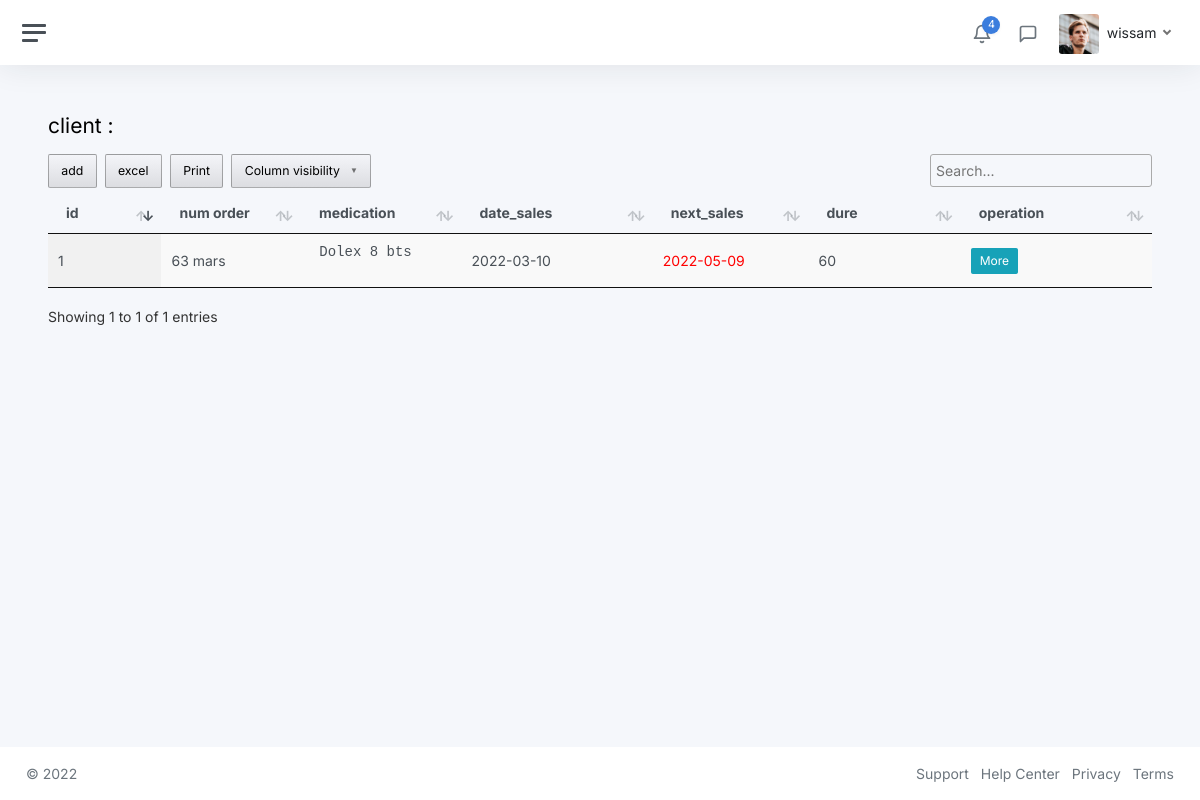
Page /client.php?id=1 (signed in) on the committed database.
### tables this page shows
CREATE TABLE `sales` (
  `id` int(11) NOT NULL,
  `id_pharm` int(11) DEFAULT NULL,
  `id_client` int(11) DEFAULT NULL,
  `client` int(11) DEFAULT NULL,
  `medication` text DEFAULT NULL,
  `num_order` text DEFAULT NULL,
  `dure` int(11) DEFAULT NULL,
  `sales_date` text DEFAULT NULL,
  `next_date` text DEFAULT NULL,
  `note` text DEFAULT NULL,
  `img` text DEFAULT NULL,
  `sales_id` int(11) DEFAULT NULL,
  `creat_date` timestamp NOT NULL DEFAULT current_timestamp()
);

### client.php (the view, shortened to what this page needs)
<?php
if (isset($_GET['id'])) {
    $id = $_GET['id'];
    $name = $_GET['name'];
}
?>
<!DOCTYPE html>
<html lang="en">
<head>
    <link href="/assest/boot/dist/css/bootstrap.min.css" rel="stylesheet">
    <link rel="stylesheet" type="text/css" href="/css/datatables.min.css" />
    <link rel="stylesheet" type="text/css" href="/css/main.css" />
    <link rel="stylesheet" type="text/css" href="/css/buttons.dataTables.min.css">
    <link rel="stylesheet" type="text/css" href="/css/jquery.dataTables.min.css">
    <link href="css/app.css" rel="stylesheet">
    <link href="/assest/fontawesome/css/all.css" rel="stylesheet">
        <?php
        include "includes/conn.php";
        ?>
</head>
<body>
    <div class="wrapper">
        <div class="main">
            <nav class="navbar navbar-expand navbar-light navbar-bg">
                <a class="sidebar-toggle js-sidebar-toggle">
                    <i class="hamburger align-self-center"></i>
                </a>
                <div class="navbar-collapse collapse">
                    <ul class="navbar-nav navbar-align">
                        <li class="nav-item dropdown">
                            <a class="nav-icon dropdown-toggle" href="#" id="alertsDropdown" data-bs-toggle="dropdown">
                                <div class="position-relative">
                                    <i class="align-middle" data-feather="bell"></i>
                                    <span class="indicator">4</span>
                                </div>
                            </a>
                        </li>
                        <li class="nav-item dropdown">
                            <a class="nav-icon dropdown-toggle" href="#" id="messagesDropdown" data-bs-toggle="dropdown">
                                <div class="position-relative">
                                    <i class="align-middle" data-feather="message-square"></i>
                                </div>
                            </a>
                        </li>
                        <li class="nav-item dropdown">
                            <a class="nav-link dropdown-toggle d-none d-sm-inline-block" href="#" data-bs-toggle="dropdown">
                                <img src="img/avatars/avatar.jpg" class="avatar img-fluid rounded me-1" alt="Charles Hall" /> <span class="text-dark"><?php echo $_SESSION["name"] ?></span>
                            </a>
                        </li>
                    </ul>
                </div>
            </nav>
            <main class="content">
                <h1 class="h3 mb-3">client : <?php echo $name;  ?></h1>
                <div class="row">
                    <table id="donate" style="width:100%" class="display" class="display table table-hover my-0">
                        <thead>
                            <tr>
                                <th>id</th>
                                <th>num order</th>
                                <th>medication</th>
                                <th>date_sales</th>
                                <th>next_sales</th>
                                <th>dure</th>
                                <th>operation</th>
                            </tr>
                        </thead>
                        <tbody>
                            <?php
                            $temp = $_SESSION["id"];
                            $sql =  "SELECT * FROM `sales` where id_pharm= '$temp' AND  client='$id'";
                            $result = $pharm->query($sql);
                            if ($result->num_rows > 0) {
                                while ($row = $result->fetch_assoc()) {
                                    echo "<tr class='sill'>";
                                    echo "<td>" . $row['id'] . "</td>";
                                    echo "<td>" . $row['num_order'] . "</td>";
                                    echo "<td><pre >" . $row['medication'] . $row['note'] . "</pre ></td>";
                                    echo "<td>" . $row['sales_date'] . "</td>";
                                    echo "<td style='color:red;'>" . $row['next_date'] . "</td>";
                                    echo "<td>" . $row['dure'] . "</td>";
                                    echo
                                    "<td class='operation'>
<button onclick=\"sales_edit(" . $row['id'] . ")\" class='btn btn-info btn-sm edit btn-flat'  data-bs-toggle='modal' data-bs-target='#myedit' >More</button>";
                                    echo "</tr> ";
                                }
                            }
                            ?>
                        </tbody>
                    </table>
                </div>
            </main>
            <footer class="footer">
                <div class="container-fluid">
                    <div class="row text-muted">
                        <div class="col-6 text-start">
                            <p class="mb-0">
                                <a class="text-muted" href="#" target="_blank"><strong></strong></a> &copy; 2022
                            </p>
                        </div>
                        <div class="col-6 text-end">
                            <ul class="list-inline">
                                <li class="list-inline-item">
                                    <a class="text-muted" href="#" target="_blank">Support</a>
                                </li>
                                <li class="list-inline-item">
                                    <a class="text-muted" href="#" target="_blank">Help Center</a>
                                </li>
                                <li class="list-inline-item">
                                    <a class="text-muted" href="#" target="_blank">Privacy</a>
                                </li>
                                <li class="list-inline-item">
                                    <a class="text-muted" href="#" target="_blank">Terms</a>
                                </li>
                            </ul>
                        </div>
                    </div>
                </div>
            </footer>
        </div>
    </div>
</body>
</html>

### css/main.css (style rules this page uses)
.container-fluid { background-color: white; }
body { background-color: white; }
* { box-sizing: border-box; }

### client.php (style rules this page uses)
pre { font-size: 14px !important; }

### rows in the picture
sales: id "1", num_order "63 mars", medication "Dolex 8 bts", sales_date "2022-03-10", next_date "2022-05-09", dure "60"

### other values in the picture
$_SESSION["name"] "wissam"
